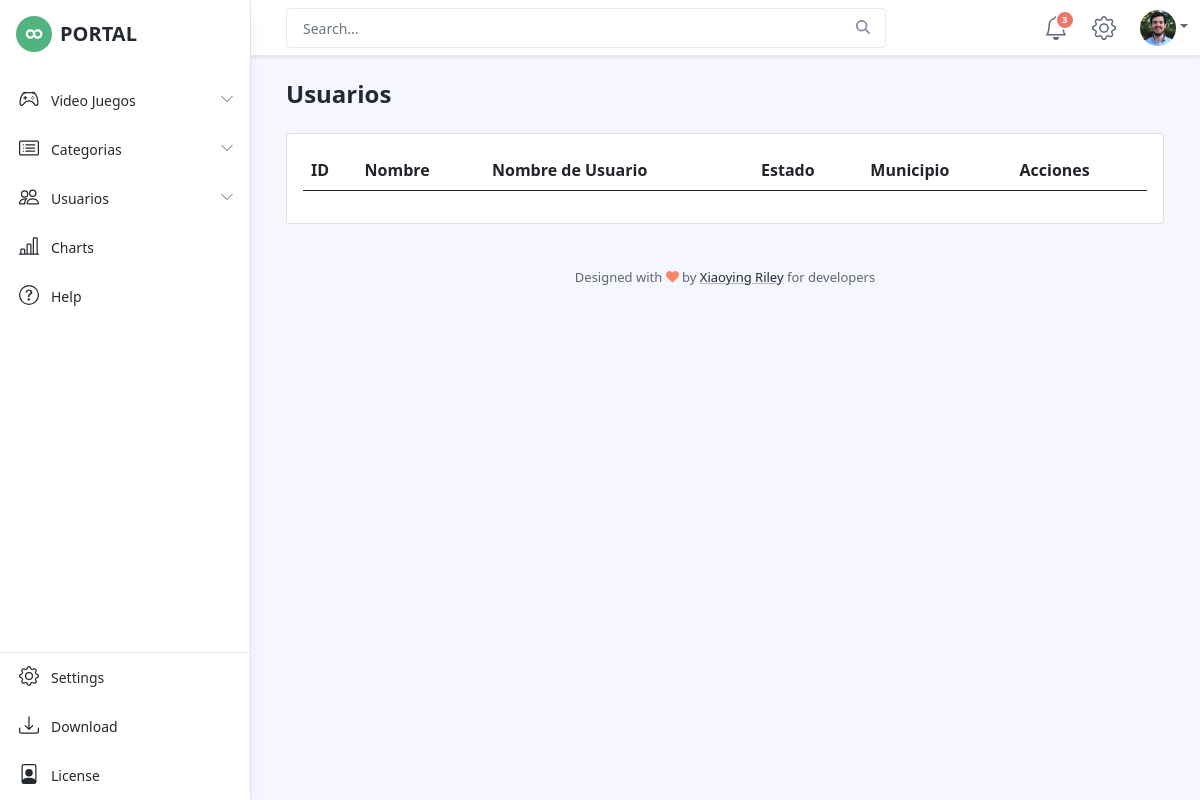
Before: /usuarios/lista/ with the older database file.
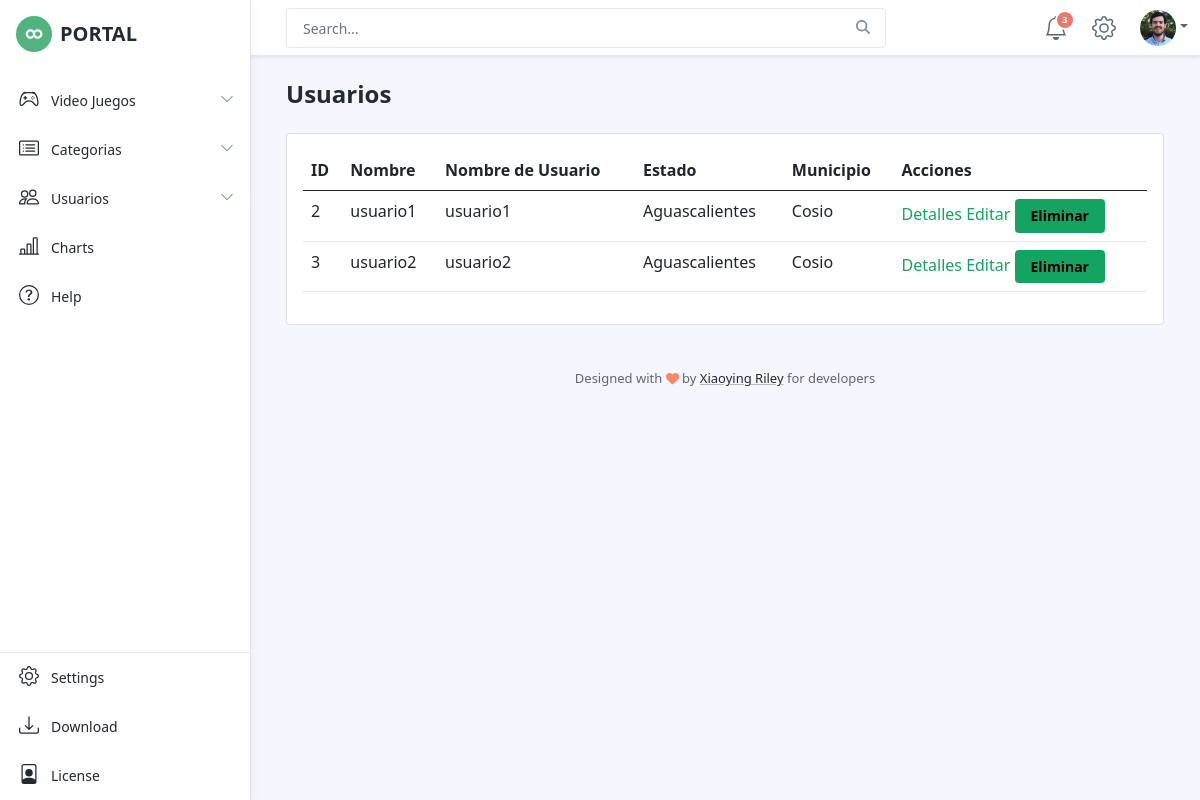
After: the same page with the newer database file.
### usuarios/models.py (models this page shows)
class Usuario(User):
    estado = models.ForeignKey("usuarios.Estado", verbose_name="Estado", on_delete=models.CASCADE)
    municipio = models.ForeignKey("usuarios.Municipio", verbose_name="Municipio", on_delete=models.CASCADE)
    foto = models.ImageField("Foto de perfil", upload_to='perfiles', blank=True, null=True)

class Estado(models.Model):
    nombre = models.CharField(max_length=50)
    def __str__(self):
        return self.nombre

class Municipio(models.Model):
    nombre = models.CharField(max_length=50)
    estado = models.ForeignKey("usuarios.Estado", verbose_name="Estado", on_delete=models.CASCADE)
    def __str__(self):
        return self.nombre

### usuarios/views.py (the view)
# urls.py: path('lista/', views.UsuarioList.as_view(), name='lista_usuario'),
class UsuarioList(ListView):
    model = Usuario

### usuarios/templates/usuarios/usuario_list.html (shortened to what this page needs)
{% extends "base2.html" %}
{% load static %}
{% block contenido %}
    <h1 class="app-page-title">Usuarios</h1>
    <div class="card">
        <div class="card-body">
                <table class="table">
                    <thead>
                        <th>ID</th>
                        <th>Nombre</th>
                        <th>Nombre de Usuario</th>
                        <th>Estado</th>
                        <th>Municipio</th>
                        <th>Acciones</th>
                    </thead>
                    <tbody>
                        {% for usuario in object_list %}
                        <tr>
                            <td>{{usuario.id}}</td>
                            <td>{{usuario.first_name}}</td>
                            <td>{{usuario.username}}</td>
                            <td>{{usuario.estado}}</td>
                            <td>{{usuario.municipio}}</td>
                            <td>
                                <a href="{% url 'usuarios:detalles_usuario' usuario.id %}">Detalles</a>
                                <a href="{% url 'usuarios:editar_usuario' usuario.id %}">Editar</a>
                                <button onclick="muestra_modal('{% url 'usuarios:eliminar_usuario' usuario.id %}', '{{usuario.username}}')" type="button" class="btn btn-primary delete_example" data-toggle="modal" data-target="#exampleModal">
                                    Eliminar
                                </button>
                            </td>
                        </tr>
                        {% endfor %}
                    </tbody>
                </table>
        </div>
    </div>
{% endblock contenido %}

### videojuego/templates/base2.html (shortened to what this page needs)
{% load static %}
<!DOCTYPE html>
<html lang="en">
<head>
    <link id="theme-style" rel="stylesheet" href="{% static 'css/portal.css' %}">
</head>
<body class="app">
    <header class="app-header fixed-top">
        <div class="app-header-inner">
	        <div class="container-fluid py-2">
		        <div class="app-header-content">
		            <div class="row justify-content-between align-items-center">
		            <div class="app-search-box col">
		                <form class="app-search-form">
							<input type="text" placeholder="Search..." name="search" class="form-control search-input">
							<button type="submit" class="btn search-btn btn-primary" value="Search"><i class="fas fa-search"></i></button>
				        </form>
		            </div>
		            <div class="app-utilities col-auto">
			            <div class="app-utility-item app-notifications-dropdown dropdown">
				            <a class="dropdown-toggle no-toggle-arrow" id="notifications-dropdown-toggle" data-toggle="dropdown" href="#" role="button" aria-expanded="false" title="Notifications">
					            <span class="icon-badge">3</span>
					        </a>
				        </div>
			            <div class="app-utility-item">
				            <a href="settings.html" title="Settings">
					        </a>
					    </div>
			            <div class="app-utility-item app-user-dropdown dropdown">
				            <a class="dropdown-toggle" id="user-dropdown-toggle" data-toggle="dropdown" href="#" role="button" aria-expanded="false"><img src="{% static 'images/user.png' %}" alt="user profile"></a>
			            </div>
		            </div>
		        </div>
	            </div>
	        </div>
        </div>
        <div id="app-sidepanel" class="app-sidepanel">
	        <div class="sidepanel-inner d-flex flex-column">
		        <div class="app-branding">
		            <a class="app-logo" href="index.html"><img class="logo-icon mr-2" src="{% static 'images/app-logo.svg' %}" alt="logo"><span class="logo-text">PORTAL</span></a>
		        </div>
			    <nav id="app-nav-main" class="app-nav app-nav-main flex-grow-1">
				    <ul class="app-menu list-unstyled accordion" id="menu-accordion">
					    <li class="nav-item has-submenu">
					        <a class="nav-link submenu-toggle" href="#" data-toggle="collapse" data-target="#submenu-1" aria-expanded="false" aria-controls="submenu-1">
						        <span class="nav-icon">
						         </span>
		                         <span class="nav-link-text">Video Juegos</span>
		                         <span class="submenu-arrow">
		                             <svg width="1em" height="1em" viewBox="0 0 16 16" class="bi bi-chevron-down" fill="currentColor" xmlns="http://www.w3.org/2000/svg">
	  <path fill-rule="evenodd" d="M1.646 4.646a.5.5 0 0 1 .708 0L8 10.293l5.646-5.647a.5.5 0 0 1 .708.708l-6 6a.5.5 0 0 1-.708 0l-6-6a.5.5 0 0 1 0-.708z"/>
	</svg>
	                             </span>
					        </a>
					    </li>
					    <li class="nav-item has-submenu">
					        <a class="nav-link submenu-toggle" href="#" data-toggle="collapse" data-target="#submenu-2" aria-expanded="false" aria-controls="submenu-2">
						        <span class="nav-icon">
						         </span>
		                         <span class="nav-link-text">Categorias</span>
		                         <span class="submenu-arrow">
		                             <svg width="1em" height="1em" viewBox="0 0 16 16" class="bi bi-chevron-down" fill="currentColor" xmlns="http://www.w3.org/2000/svg">
	  <path fill-rule="evenodd" d="M1.646 4.646a.5.5 0 0 1 .708 0L8 10.293l5.646-5.647a.5.5 0 0 1 .708.708l-6 6a.5.5 0 0 1-.708 0l-6-6a.5.5 0 0 1 0-.708z"/>
	</svg>
	                             </span>
					        </a>
					    </li>
					<li class="nav-item has-submenu">
						<a class="nav-link submenu-toggle" href="#" data-toggle="collapse" data-target="#submenu-3" aria-expanded="false" aria-controls="submenu-3">
							<span class="nav-icon">
							 </span>
							 <span class="nav-link-text">Usuarios</span>
							 <span class="submenu-arrow">
								 <svg width="1em" height="1em" viewBox="0 0 16 16" class="bi bi-chevron-down" fill="currentColor" xmlns="http://www.w3.org/2000/svg">
  <path fill-rule="evenodd" d="M1.646 4.646a.5.5 0 0 1 .708 0L8 10.293l5.646-5.647a.5.5 0 0 1 .708.708l-6 6a.5.5 0 0 1-.708 0l-6-6a.5.5 0 0 1 0-.708z"/>
</svg>
							 </span>
						</a>
					</li>
					    <li class="nav-item">
					        <a class="nav-link" href="charts.html">
						        <span class="nav-icon">
						         </span>
		                         <span class="nav-link-text">Charts</span>
					        </a>
					    </li>
					    <li class="nav-item">
					        <a class="nav-link" href="help.html">
						        <span class="nav-icon">
						         </span>
		                         <span class="nav-link-text">Help</span>
					        </a>
					    </li>
				    </ul>
			    </nav>
			    <div class="app-sidepanel-footer">
				    <nav class="app-nav app-nav-footer">
					    <ul class="app-menu footer-menu list-unstyled">
						    <li class="nav-item">
						        <a class="nav-link" href="settings.html">
							        <span class="nav-icon">
							        </span>
			                        <span class="nav-link-text">Settings</span>
						        </a>
						    </li>
						    <li class="nav-item">
						        <a class="nav-link" href="https://themes.3rdwavemedia.com/bootstrap-templates/admin-dashboard/portal-free-bootstrap-admin-dashboard-template-for-developers/">
							        <span class="nav-icon">
							        </span>
			                        <span class="nav-link-text">Download</span>
						        </a>
						    </li>
						    <li class="nav-item">
						        <a class="nav-link" href="https://themes.3rdwavemedia.com/bootstrap-templates/admin-dashboard/portal-free-bootstrap-admin-dashboard-template-for-developers/">
							        <span class="nav-icon">
							        </span>
			                        <span class="nav-link-text">License</span>
						        </a>
						    </li>
					    </ul>
				    </nav>
			    </div>
	        </div>
	    </div>
    </header>
    <div class="app-wrapper">
	    <div class="app-content pt-3 p-md-3 p-lg-4">
		    <div class="container-xl">
                {% block contenido %}
                {% endblock contenido %}
		    </div>
	    </div>
	    <footer class="app-footer">
		    <div class="container text-center py-3">
            <small class="copyright">Designed with <i class="fas fa-heart" style="color: #fb866a;"></i> by <a class="app-link" href="http://themes.3rdwavemedia.com" target="_blank">Xiaoying Riley</a> for developers</small>
		    </div>
	    </footer>
    </div>
</body>
</html>

Changed rows visible on the page:
added Usuario: id "2", first_name "usuario1", username "usuario1", estado "Aguascalientes", municipio "Cosio"
added Usuario: id "3", first_name "usuario2", username "usuario2", estado "Aguascalientes", municipio "Cosio"
